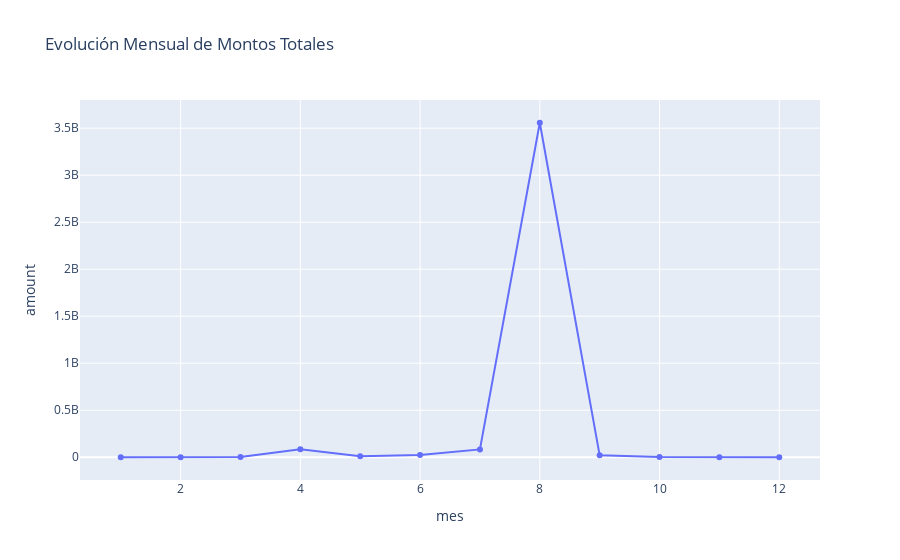

The notebook cell saved with this chart:
### Markdown cell above
13. Evolución mensual de montos totales

### Code cell
# Obtener el DataFrame de contratos desde el diccionario 'datos'
df = datos.get("contracts")

# Verificar que las columnas necesarias existen para el análisis temporal
if "contractPeriod_startDate" in df.columns and "amount" in df.columns:
    
    # Extraer el mes desde la fecha de inicio del contrato
    df["mes"] = pd.to_datetime(df["contractPeriod_startDate"], errors="coerce").dt.month

    # Agrupar por mes y sumar los montos contratados
    resumen_mes = df.groupby("mes")["amount"].sum().reset_index().sort_values("mes")

    # Crear gráfico de línea con la evolución mensual de montos
    fig = px.line(resumen_mes, x="mes", y="amount", title="Evolución Mensual de Montos Totales", markers=True)
    fig.show()

    # Identificar el mes con mayor contratación
    mes_max = resumen_mes.loc[resumen_mes["amount"].idxmax(), "mes"]
    monto_max = resumen_mes["amount"].max()
    mes_nombre = pd.to_datetime(f"2025-{mes_max}-01").strftime("%B")

    # Mostrar comentario automático con el mes más activo
    print(f"El mes con mayor contratación fue {mes_nombre}, con ${monto_max:,.2f}.")
else:
    # Mensaje de advertencia si faltan columnas clave
    print("No se encontraron columnas necesarias para graficar.")

### Figure 1 — Plotly figure (JSON) as saved in the notebook; plotly's stock layout.template omitted (floating-point values rounded to 4 significant figures)
{"data": [{"hovertemplate": "mes=%{x}<br>amount=%{y}<extra></extra>", "legendgroup": "", "line": {"color": "#636efa", "dash": "solid"}, "marker": {"symbol": "circle"}, "mode": "lines+markers", "name": "", "orientation": "v", "showlegend": false, "type": "scatter", "x": [1, 2, 3, 4, 5, 6, 7, 8, 9, 10, 11, 12], "xaxis": "x", "y": [95180.0, 231500.0, 3331000.0, 85310000.0, 9517000.0, 23570000.0, 83440000.0, 3558000000.0, 20060000.0, 3988000.0, 31990.0, 55080.0], "yaxis": "y"}], "layout": {"legend": {"tracegroupgap": 0}, "title": {"text": "Evolución Mensual de Montos Totales"}, "xaxis": {"anchor": "y", "domain": [0, 1], "title": {"text": "mes"}}, "yaxis": {"anchor": "x", "domain": [0, 1], "title": {"text": "amount"}}}}
